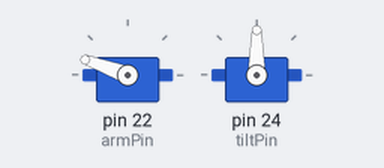
The sketch below on a simulated Arduino Mega 2560, built with avr-gcc and run on an emulated ATmega2560. On the bench: 2 × servo.

Above: at 0.05 s.
At 6.0 s:
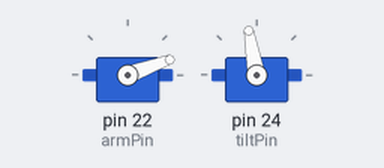
Timing chart, 0 to 7.8 s (numbered marks = the images above):
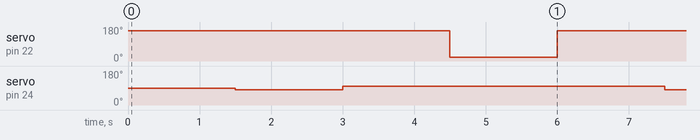

The sketch:

ServoTest.ino
```cpp
#include <Servo.h>

int armPin = 22;
int tiltPin = 24;

Servo servoArm;
Servo servoTilt;

int angle = 0;   // servo position in degrees

void setup()
{
  servoArm.attach(armPin);
  servoTilt.attach(tiltPin);
}


void loop()
{
  servoArm.write(160);//up position
  delay(1500);
  servoArm.detach();
  servoTilt.write(80);
  delay(1500);
  servoTilt.write(100);
  delay(1500);
  servoArm.attach(armPin);
  servoArm.write(20);//down position
  delay(1500);
}
```

Measured:
- by itself, servo on pin 22 (armPin): alternates 160° for 4.5 s and 20° for 1.5 s
- by itself, servo on pin 24 (tiltPin): alternates 100° for 4.5 s and 80° for 1.5 s
